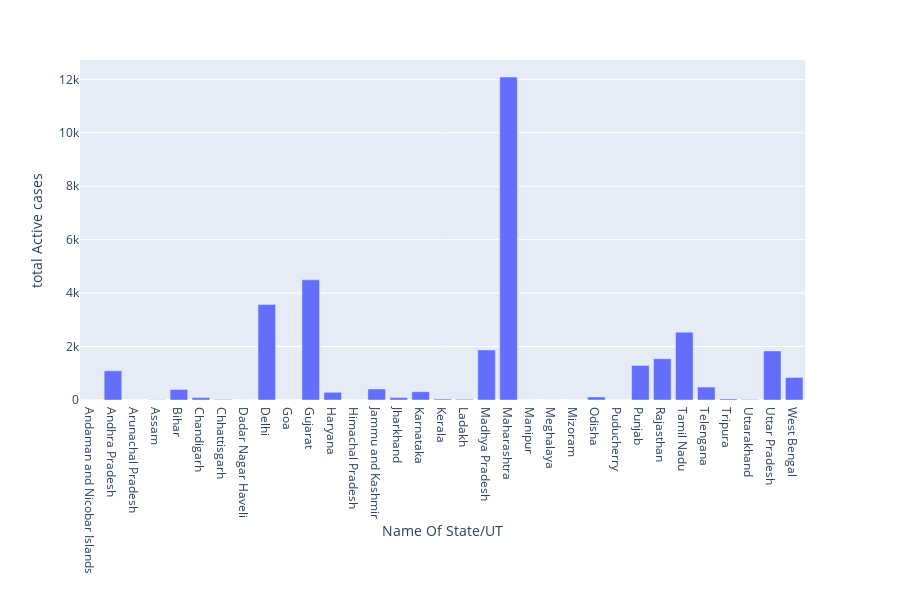

Notebook code for this chart:
### Code cell
px.bar(df,x='Name Of State/UT',y='total Active cases')

### Figure 1 — Plotly figure (JSON) as saved in the notebook; plotly's stock layout.template omitted (floating-point values rounded to 4 significant figures)
{"data": [{"alignmentgroup": "True", "hoverlabel": {"namelength": 0}, "hovertemplate": "Name Of State/UT=%{x}<br>total Active cases=%{y}", "legendgroup": "", "marker": {"color": "#636efa"}, "name": "", "offsetgroup": "", "orientation": "v", "showlegend": false, "textposition": "auto", "type": "bar", "x": ["Andaman and Nicobar Islands", "Andhra Pradesh", "Arunachal Pradesh", "Assam", "Bihar", "Chandigarh", "Chhattisgarh", "Dadar Nagar Haveli", "Delhi", "Goa", "Gujarat", "Haryana", "Himachal Pradesh", "Jammu and Kashmir", "Jharkhand", "Karnataka", "Kerala", "Ladakh", "Madhya Pradesh", "Maharashtra", "Manipur", "Meghalaya", "Mizoram", "Odisha", "Puducherry", "Punjab", "Rajasthan", "Tamil Nadu", "Telengana", "Tripura", "Uttarakhand", "Uttar Pradesh", "West Bengal"], "xaxis": "x", "y": [1, 1092, 0, 10, 390, 89, 23, 1, 3572, 0, 4496, 286, 2, 413, 89, 311, 36, 24, 1873, 12089, 0, 1, 1, 114, 3, 1293, 1544, 2540, 482, 41, 21, 1837, 840], "yaxis": "y"}], "layout": {"barmode": "relative", "height": 600, "legend": {"tracegroupgap": 0}, "margin": {"t": 60}, "xaxis": {"anchor": "y", "domain": [0, 0.98], "title": {"text": "Name Of State/UT"}}, "yaxis": {"anchor": "x", "domain": [0, 1], "title": {"text": "total Active cases"}}}}
